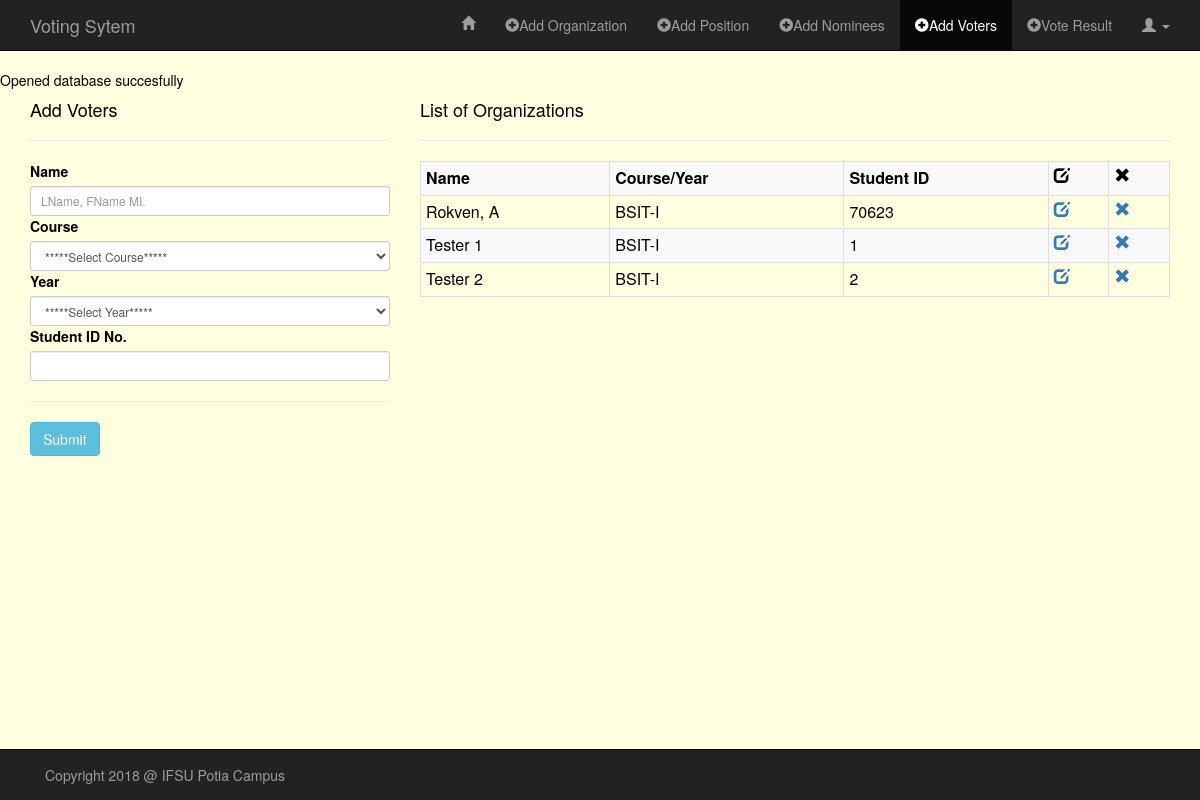
/admin/add_voters.php (signed in), run on the app's committed database.
### tables this page shows
CREATE TABLE "voters" (
	`id`	INTEGER PRIMARY KEY AUTOINCREMENT,
	`name`	TEXT,
	`course`	TEXT,
	`year`	TEXT,
	`stud_id`	TEXT
);

### admin/classes/Voters.php (called while the page is built, shortened)
<?php
class Voters
{
    public function READ_VOTERS() {
        global $db;
        $sql = "SELECT *
                FROM voters
                ORDER BY name ASC";
        if(!$stmt = $db->prepare($sql)) {
            echo $stmt->error;
        } else {
            $result = $db->query($sql);
        }
        $result->reset();
        return $result;
    }
}

### admin/add_voters.php (the view, shortened to what this page needs)
<?php
require("../config/db.php");
require("classes/Voters.php");
?>
<!DOCTYPE HTML>
<html lang="en-US">
<head>
    <link rel="stylesheet" href="../assets/css/bootstrap.min.css">
    <link rel="stylesheet" href="../assets/css/style_admin.css">
</head>
<body>
<nav class="navbar navbar-inverse navbar-fixed-top" role="navigation">
    <div class="container">
        <div class="navbar-header">
            <a class="navbar-brand" href="index.php">Voting Sytem</a>
        </div>
        <div class="collapse navbar-collapse" id="bs-example-navbar-collapse-1">
            <ul class="nav navbar-nav navbar-right">
                <li><a href="admin_page.php"><span class="glyphicon glyphicon-home"></span></a></li>
                <li><a href="add_org.php"><span class="glyphicon glyphicon-plus-sign"></span>Add Organization</a></li>
                <li><a href="add_pos.php"><span class="glyphicon glyphicon-plus-sign"></span>Add Position</a></li>
                <li><a href="add_nominees.php"><span class="glyphicon glyphicon-plus-sign"></span>Add Nominees</a></li>
                <li class="active"><a href="add_voters.php"><span class="glyphicon glyphicon-plus-sign"></span>Add Voters</a></li>
                <li><a href="vote_result.php"><span class="glyphicon glyphicon-plus-sign"></span>Vote Result</a></li>
                <li class="dropdown">
                    <a href="#" class="dropdown-toggle" data-toggle="dropdown" role="button" aria-haspopup="true" aria-expanded="false"><span class="glyphicon glyphicon-user"></span> <span class="caret"></span></a>
                </li>
            </ul>
        </div>
    </div>
</nav>
<div class="container">
    <div class="row">
        <div class="col-md-4">
            <h4>Add Voters</h4><hr>
            <form method="POST" action="<?php $_SERVER['PHP_SELF']; ?>" role="form">
                <div class="form-group-sm">
                    <label for="name">Name</label>
                    <input required type="text" name="name" class="form-control" placeholder="LName, FName MI.">
                </div>
                <div class="form-group-sm">
                    <label for="course">Course</label>
                    <select required name="course" class="form-control">
                        <option value="">*****Select Course*****</option>
                    </select>
                </div>
                <div class="form-group-sm">
                    <label for="year">Year</label>
                    <select required name="year" class="form-control">
                        <option value="">*****Select Year*****</option>
                    </select>
                </div>
                <div class="form-group-sm">
                    <label for="stud_id">Student ID No.</label>
                    <input required type="text" name="stud_id" class="form-control">
                </div><hr>
                <div class="form-group-sm">
                    <input type="submit" name="submit" value="Submit" class="btn btn-info">
                </div>
            </form>
        </div>
        <?php
        $readVoters = new Voters();
        $rtnReadVoters = $readVoters->READ_VOTERS();
        ?>
        <div class="col-md-8">
            <h4>List of Organizations</h4><hr>
            <div class="table-responsive">
                <?php if($rtnReadVoters) { ?>
                <table class="table table-bordered table-condensed table-striped">
                    <tr>
                        <th>Name</th>
                        <th>Course/Year</th>
                        <th>Student ID</th>
                        <th><span class="glyphicon glyphicon-edit"></span></th>
                        <th><span class="glyphicon glyphicon-remove"></span></th>
                    </tr>
                    <?php while($rowVoter = $rtnReadVoters->fetchArray()) { ?>
                    <tr>
                        <td><?php echo $rowVoter['name']; ?></td>
                        <td><?php echo $rowVoter['course'] . "-" . $rowVoter['year']; ?></td>
                        <td><?php echo $rowVoter['stud_id']; ?></td>
                        <td><a href="http://localhost/VotingSystem/admin/edit_voter.php?id=<?php echo $rowVoter['id']; ?>"><span class="glyphicon glyphicon-edit"></span></a></td>
                        <td><a href="http://localhost/VotingSystem/admin/delete_voter.php?id=<?php echo $rowVoter['id']; ?>"><span class="glyphicon glyphicon-remove"></span></a></td>
                    </tr>
                    <?php }  ?>
                </table>
                <?php }  ?>
            </div>
        </div>
    </div>
</div>
<nav class="navbar navbar-inverse navbar-fixed-bottom" role="navigation">
    <div class="container">
        <div class="navbar-text pull-left">
            Copyright 2018 @ IFSU Potia Campus
        </div>
    </div>
</nav>
</body>
</html>

### assets/css/style_admin.css (style rules this page uses)
body { color: black; margin-top: 70px; margin-bottom: 70px; background-color: lightyellow; }

### data on the page
voters: name "Rokven, A", course "BSIT", year "I", stud "70623"
voters: name "Tester 1", course "BSIT", year "I", stud "1"
voters: name "Tester 2", course "BSIT", year "I", stud "2"
